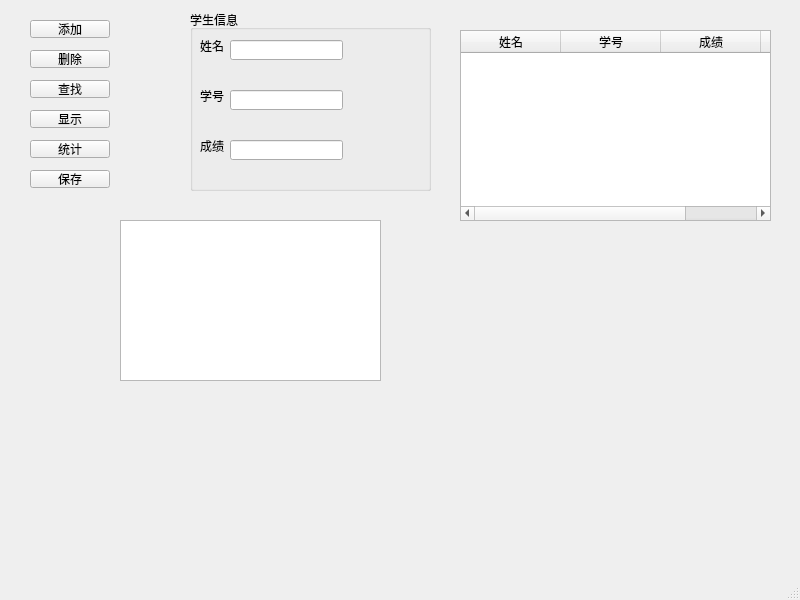
<?xml version="1.0" encoding="UTF-8"?>
<ui version="4.0">
 <class>MainWindow</class>
 <widget class="QMainWindow" name="MainWindow">
  <property name="geometry">
   <rect>
    <x>0</x>
    <y>0</y>
    <width>800</width>
    <height>600</height>
   </rect>
  </property>
  <property name="windowTitle">
   <string>MainWindow</string>
  </property>
  <widget class="QWidget" name="centralwidget">
   <widget class="QPushButton" name="btnAdd">
    <property name="geometry">
     <rect>
      <x>30</x>
      <y>20</y>
      <width>80</width>
      <height>18</height>
     </rect>
    </property>
    <property name="text">
     <string>添加</string>
    </property>
   </widget>
   <widget class="QPushButton" name="btnDelete">
    <property name="geometry">
     <rect>
      <x>30</x>
      <y>50</y>
      <width>80</width>
      <height>18</height>
     </rect>
    </property>
    <property name="text">
     <string>删除</string>
    </property>
   </widget>
   <widget class="QPushButton" name="btnFind">
    <property name="geometry">
     <rect>
      <x>30</x>
      <y>80</y>
      <width>80</width>
      <height>18</height>
     </rect>
    </property>
    <property name="text">
     <string>查找</string>
    </property>
   </widget>
   <widget class="QPushButton" name="btnShowAll">
    <property name="geometry">
     <rect>
      <x>30</x>
      <y>110</y>
      <width>80</width>
      <height>18</height>
     </rect>
    </property>
    <property name="text">
     <string>显示</string>
    </property>
   </widget>
   <widget class="QPushButton" name="btnStats">
    <property name="geometry">
     <rect>
      <x>30</x>
      <y>140</y>
      <width>80</width>
      <height>18</height>
     </rect>
    </property>
    <property name="text">
     <string>统计</string>
    </property>
   </widget>
   <widget class="QPushButton" name="btnSave">
    <property name="geometry">
     <rect>
      <x>30</x>
      <y>170</y>
      <width>80</width>
      <height>18</height>
     </rect>
    </property>
    <property name="text">
     <string>保存</string>
    </property>
   </widget>
   <widget class="QGroupBox" name="groupBox">
    <property name="geometry">
     <rect>
      <x>190</x>
      <y>10</y>
      <width>241</width>
      <height>181</height>
     </rect>
    </property>
    <property name="title">
     <string>学生信息</string>
    </property>
    <widget class="QLabel" name="label">
     <property name="geometry">
      <rect>
       <x>10</x>
       <y>30</y>
       <width>40</width>
       <height>12</height>
      </rect>
     </property>
     <property name="text">
      <string>姓名</string>
     </property>
    </widget>
    <widget class="QLabel" name="label_2">
     <property name="geometry">
      <rect>
       <x>10</x>
       <y>80</y>
       <width>40</width>
       <height>12</height>
      </rect>
     </property>
     <property name="text">
      <string>学号</string>
     </property>
    </widget>
    <widget class="QLabel" name="label_3">
     <property name="geometry">
      <rect>
       <x>10</x>
       <y>130</y>
       <width>40</width>
       <height>12</height>
      </rect>
     </property>
     <property name="text">
      <string>成绩</string>
     </property>
    </widget>
    <widget class="QLineEdit" name="txtName">
     <property name="geometry">
      <rect>
       <x>40</x>
       <y>30</y>
       <width>113</width>
       <height>20</height>
      </rect>
     </property>
    </widget>
    <widget class="QLineEdit" name="txtId">
     <property name="geometry">
      <rect>
       <x>40</x>
       <y>80</y>
       <width>113</width>
       <height>20</height>
      </rect>
     </property>
    </widget>
    <widget class="QLineEdit" name="txtScore">
     <property name="geometry">
      <rect>
       <x>40</x>
       <y>130</y>
       <width>113</width>
       <height>20</height>
      </rect>
     </property>
    </widget>
   </widget>
   <widget class="QTableWidget" name="tableStudents">
    <property name="geometry">
     <rect>
      <x>460</x>
      <y>30</y>
      <width>311</width>
      <height>191</height>
     </rect>
    </property>
    <property name="rowCount">
     <number>0</number>
    </property>
    <property name="columnCount">
     <number>4</number>
    </property>
    <column>
     <property name="text">
      <string>姓名</string>
     </property>
    </column>
    <column>
     <property name="text">
      <string>学号</string>
     </property>
    </column>
    <column>
     <property name="text">
      <string>成绩</string>
     </property>
    </column>
    <column>
     <property name="text">
      <string>等级</string>
     </property>
    </column>
   </widget>
   <widget class="QTextEdit" name="textStats">
    <property name="geometry">
     <rect>
      <x>120</x>
      <y>220</y>
      <width>261</width>
      <height>161</height>
     </rect>
    </property>
   </widget>
  </widget>
  <widget class="QStatusBar" name="statusbar"/>
  <widget class="QMenuBar" name="menubar">
   <property name="geometry">
    <rect>
     <x>0</x>
     <y>0</y>
     <width>800</width>
     <height>17</height>
    </rect>
   </property>
  </widget>
 </widget>
 <resources/>
 <connections/>
</ui>
